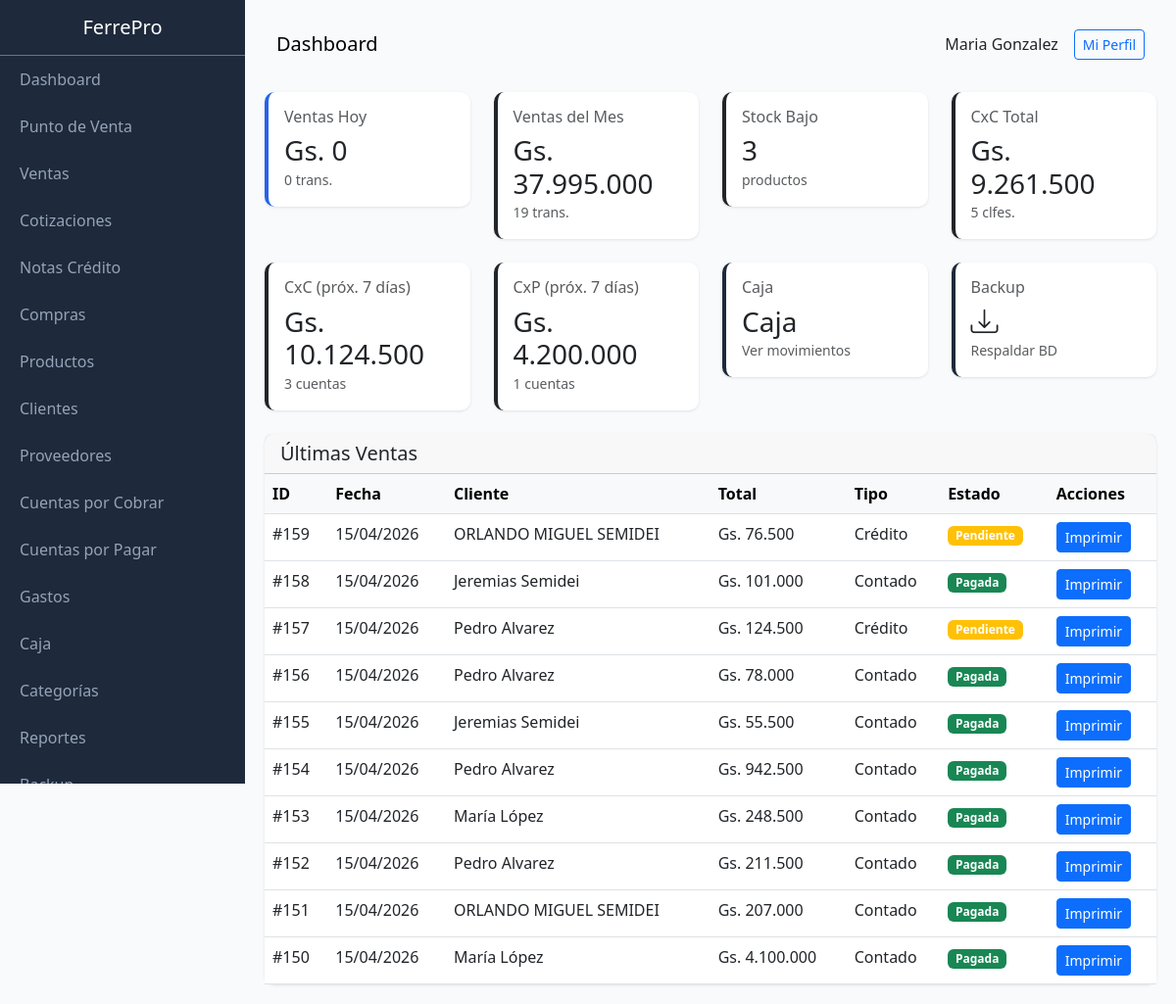
The page /public/index.php (signed in) on the database as committed earlier.
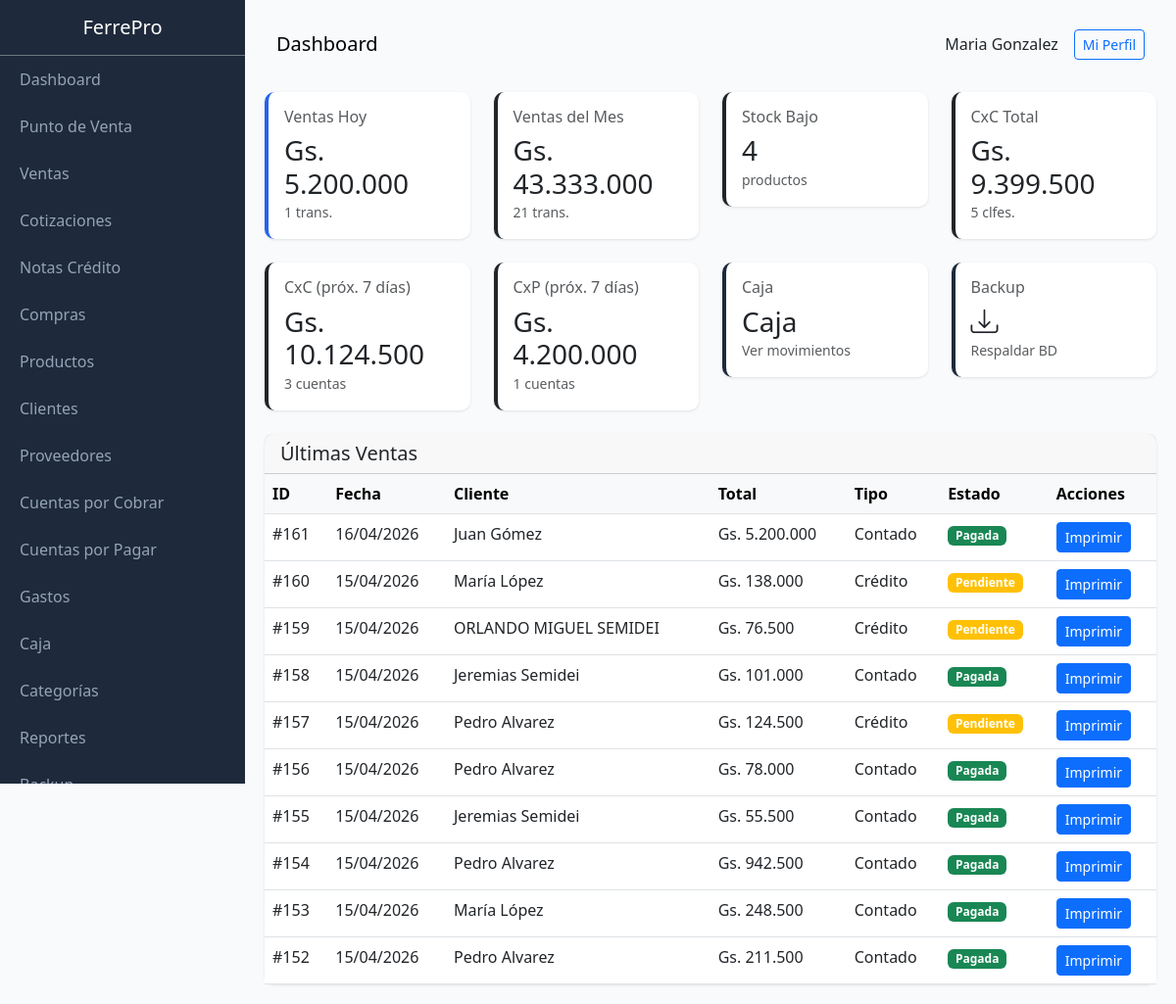
The same page on the database as committed later.
### tables this page shows
CREATE TABLE sales (
                id INTEGER PRIMARY KEY AUTOINCREMENT,
                client_id INTEGER,
                user_id INTEGER,
                type TEXT DEFAULT 'contado',
                status TEXT DEFAULT 'pagada',
                subtotal REAL DEFAULT 0,
                discount REAL DEFAULT 0,
                total REAL DEFAULT 0,
                payment_method TEXT DEFAULT 'efectivo',
                delivery_type TEXT DEFAULT 'mostrador',
                notes TEXT,
                created_at DATETIME DEFAULT CURRENT_TIMESTAMP,
                FOREIGN KEY (client_id) REFERENCES clients(id),
                FOREIGN KEY (user_id) REFERENCES users(id)
            );

CREATE TABLE clients (
                id INTEGER PRIMARY KEY AUTOINCREMENT,
                name TEXT NOT NULL,
                document_type TEXT DEFAULT 'DNI',
                document TEXT,
                phone TEXT,
                email TEXT,
                address TEXT,
                credit_limit REAL DEFAULT 0,
                category TEXT DEFAULT 'minorista',
                balance REAL DEFAULT 0,
                active INTEGER DEFAULT 1,
                created_at DATETIME DEFAULT CURRENT_TIMESTAMP
            , credit_days INTEGER DEFAULT 30);

### class/Database.php (called while the page is built, shortened)
<?php
class Database extends PDO {
    private static $instance = null;
    private function __construct() {
        $dbPath = dirname(__DIR__) . '/storage/ferrepro.db';
        $this->initTables();
    }
    public static function getInstance() {
        if (self::$instance === null) {
            self::$instance = new self();
        }
        return self::$instance;
    }
    private function initTables() {
        $this->seedDefaultData();
    }
    private function seedDefaultData() {
        $stmt = $this->query("SELECT COUNT(*) as count FROM users");
    }
}

### class/Format.php (called while the page is built, shortened)
<?php
class Format {
    public static function money($amount) {
        $amount = floatval($amount);
        return 'Gs. ' . number_format($amount, 0, ',', '.');
    }
    public static function date($date) {
        try {
            $dateObj = new DateTime($date);
            return $dateObj->format('d/m/Y');
        } catch (Exception $e) {
            return 'Fecha inválida';
        }
    }
}

### views/dashboard.php (the view, shortened to what the changed rows need)
<?php
$totalVentasHoy = $salesToday['COALESCE(SUM(total), 0)'] ?? 0;
$cantidadVentasHoy = $salesToday['COUNT(*)'] ?? 0;
$totalVentasMes = $salesMonth['COALESCE(SUM(total), 0)'] ?? 0;
$cantidadVentasMes = $salesMonth['COUNT(*)'] ?? 0;
$stockBajo = $productsLow['COUNT(*)'] ?? 0;
$clientesDeuda = $clientsDebt['COUNT(*)'] ?? 0;
$totalDeuda = $clientsDebt['COALESCE(SUM(balance), 0)'] ?? 0;
$receivableSoon = 0;
$receivableCountSoon = 0;
if (!empty($overdueReceivables)) {
    foreach ($overdueReceivables as $rec) {
        $dueDate = new DateTime($rec['due_date']);
        $today = new DateTime();
        $days = $today->diff($dueDate)->days;
        if ($days >= 0 && $days <= 7) {
            $receivableSoon += $rec['amount'];
            $receivableCountSoon++;
        }
    }
}
$payableSoon = 0;
$payableCountSoon = 0;
if (!empty($overduePayables)) {
    foreach ($overduePayables as $pay) {
        $dueDate = new DateTime($pay['due_date']);
        $today = new DateTime();
        $days = $today->diff($dueDate)->days;
        if ($days >= 0 && $days <= 7) {
            $payableSoon += $pay['amount'];
            $payableCountSoon++;
        }
    }
}
$content = '
<div class="row mb-4">
    <div class="col-md-3">
        <a href="?page=sales" class="text-decoration-none">
            <div class="card stat-card" style="border-color: var(--primary);">
                <div class="card-body">
                    <h6 class="text-muted">Ventas Hoy</h6>
                    <h3 class="mb-0">' . Format::money($totalVentasHoy) . '</h3>
                    <small class="text-muted">' . $cantidadVentasHoy . ' trans.</small>
                </div>
            </div>
        </a>
    </div>
    <div class="col-md-3">
        <a href="?page=sales" class="text-decoration-none">
            <div class="card stat-card" style="border-color: var(--success);">
                <div class="card-body">
                    <h6 class="text-muted">Ventas del Mes</h6>
                    <h3 class="mb-0">' . Format::money($totalVentasMes) . '</h3>
                    <small class="text-muted">' . $cantidadVentasMes . ' trans.</small>
                </div>
            </div>
        </a>
    </div>
    <div class="col-md-3">
        <a href="?page=products" class="text-decoration-none">
            <div class="card stat-card" style="border-color: var(--warning);">
                <div class="card-body">
                    <h6 class="text-muted">Stock Bajo</h6>
                    <h3 class="mb-0">' . $stockBajo . '</h3>
                    <small class="text-muted">productos</small>
                </div>
            </div>
        </a>
    </div>
    <div class="col-md-3">
        <a href="?page=receivable" class="text-decoration-none">
            <div class="card stat-card" style="border-color: var(--danger);">
                <div class="card-body">
                    <h6 class="text-muted">CxC Total</h6>
                    <h3 class="mb-0">' . Format::money($totalDeuda) . '</h3>
                    <small class="text-muted">' . $clientesDeuda . ' clfes.</small>
                </div>
            </div>
        </a>
    </div>
</div>
                    <h3 class="mb-0">' . Format::money($receivableSoon) . '</h3>
                    <small class="text-muted">' . $receivableCountSoon . ' cuentas</small>
                    <h3 class="mb-0">' . Format::money($payableSoon) . '</h3>
                    <small class="text-muted">' . $payableCountSoon . ' cuentas</small>
<div class="row">
    <div class="col-md-12">
        <div class="card">
            <div class="card-body p-0">
                <table class="table table-hover mb-0">
                    <thead class="table-light">
                        <tr>
                            <th>ID</th>
                            <th>Fecha</th>
                            <th>Cliente</th>
                            <th>Total</th>
                            <th>Tipo</th>
                            <th>Estado</th>
                            <th>Acciones</th>
                        </tr>
                    </thead>
                    <tbody>';
if (count($recentSales) == 0) {
    $content .= '<tr><td colspan="7" class="text-center">No hay ventas</td></tr>';
} else {
    foreach ($recentSales as $s) {
        $statusClass = $s['status'] === 'pagada' ? 'success' : 'warning';
        $content .= '<tr>
            <td>#' . $s['id'] . '</td>
            <td>' . Format::date($s['created_at']) . '</td>
            <td>' . htmlspecialchars($s['client_name'] ?? 'Mostrador') . '</td>
            <td>' . Format::money($s['total']) . '</td>
            <td>' . ($s['type'] === 'contado' ? 'Contado' : 'Crédito') . '</td>
            <td><span class="badge bg-' . $statusClass . '">' . ($s['status'] === 'pagada' ? 'Pagada' : 'Pendiente') . '</span></td>
            <td><a href="?page=sales&action=print&id=' . $s['id'] . '" class="btn btn-sm btn-primary" target="_blank">Imprimir</a></td>
        </tr>';
    }
}
$content .= '</tbody>
                </table>
            </div>
        </div>
    </div>
</div>';

Rows that differ between the two databases and show on the page:
no longer on this page (row unchanged): sales: id "151", created_at "15/04/2026", client.name "ORLANDO MIGUEL SEMIDEI", total "Gs. 207.000", type "Contado", status "Pagada"
no longer on this page (row unchanged): sales: id "150", created_at "15/04/2026", client.name "María López", total "Gs. 4.100.000", type "Contado", status "Pagada"
added sales: id "161", created_at "16/04/2026", client.name "Juan Gómez", total "Gs. 5.200.000", type "Contado", status "Pagada"
added sales: id "160", created_at "15/04/2026", client.name "María López", total "Gs. 138.000", type "Crédito", status "Pendiente"
Other text that changed with them:
Format::money($totalVentasHoy): "Gs. 0" → "Gs. 5.200.000"
$cantidadVentasHoy: "0" → "1"
Format::money($totalVentasMes): "Gs. 37.995.000" → "Gs. 43.333.000"
$cantidadVentasMes: "19" → "21"
$stockBajo: "3" → "4"
Format::money($totalDeuda): "Gs. 9.261.500" → "Gs. 9.399.500"
